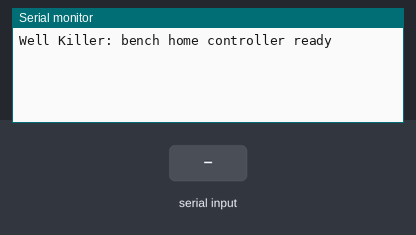
Recording of a sketch running on a simulated Arduino Nano, built with avr-gcc and run on an emulated ATmega328P. On the bench: the last lines printed to the serial monitor. Inputs (shaded band) come from the test bench.

Above: at 1.2 s.
1.3 s: "ACK_RELAY_PULSED\n" received over the second serial link
At 1.7 s:
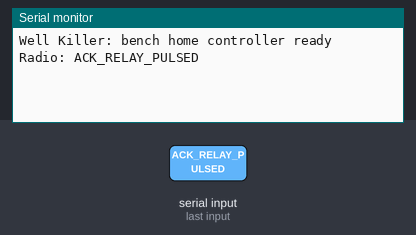
2.8 s: "MURPHY_TRIPPED\n" received over the second serial link
At 4.0 s:
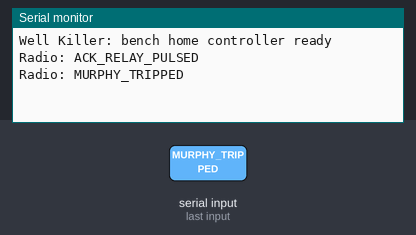
4.3 s: "MURPHY_RESET\n" received over the second serial link
At 5.1 s:
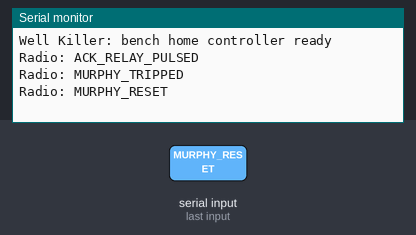
5.8 s: "WELL_STOP\n" received over the second serial link
At 6.3 s:
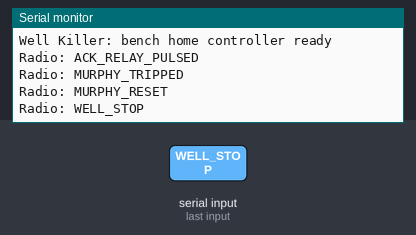
7.3 s: "WELL_STOP\n" received over the second serial link
At 8.3 s:
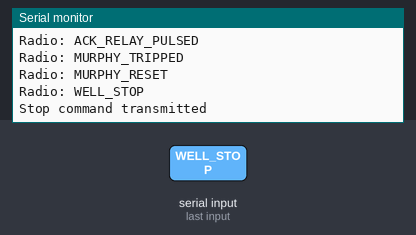
8.8 s: "1\n" received over the second serial link
At 9.8 s:
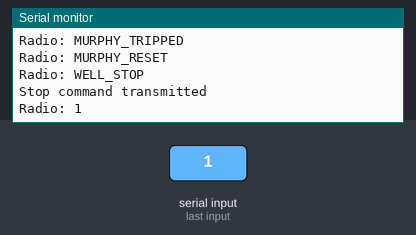

The sketch:

Well_Killer_Home.ino
```cpp
#include <SoftwareSerial.h>

// Well Killer bench prototype. Radio messages are NOT authenticated.
SoftwareSerial nextion(2, 3); // Nano RX=D2, TX=D3
SoftwareSerial lora(10, 11);  // Nano RX=D10, TX=D11
String touchCommand;
String radioLine;
bool waitingForAck = false;
unsigned long sentAt = 0;
const unsigned long ACK_TIMEOUT_MS = 8000;

void endNextion() {
  nextion.write(0xFF);
  nextion.write(0xFF);
  nextion.write(0xFF);
}

void showStatus(const char* label) {
  // Only fixed labels supplied by firmware are sent to the Nextion.
  nextion.print(F("status.txt=\""));
  nextion.print(label);
  nextion.print('"');
  endNextion();
}

void handleRadio(String msg) {
  msg.trim();
  Serial.print(F("Radio: "));
  Serial.println(msg);
  if (msg == "ACK_RELAY_PULSED") {
    waitingForAck = false;
    showStatus("RELAY ACTIVATED"); // Does not confirm engine stopped.
  } else if (msg == "MURPHY_TRIPPED") {
    showStatus("MURPHY INPUT ACTIVE"); // Bench-simulated status.
  } else if (msg == "MURPHY_RESET") {
    showStatus("MURPHY INPUT RESET");
  }
}

void setup() {
  Serial.begin(9600);
  nextion.begin(9600);
  lora.begin(9600);
  nextion.listen();
  Serial.println(F("Well Killer: bench home controller ready"));
}

void loop() {
  // SoftwareSerial can listen to only one UART at a time.
  // Short alternating windows reduce, but do not eliminate, lost messages.
  nextion.listen();
  unsigned long window = millis();
  while (millis() - window < 40) {
    while (nextion.available()) {
      char c = (char)nextion.read();
      if (c >= 32 && c <= 126) {
        if (touchCommand.length() < 40) touchCommand += c;
        else touchCommand = "";
      }
    }
  }

  if (touchCommand.indexOf("WELL_STOP") >= 0) {
    touchCommand = "";
    showStatus("SHUTDOWN SENT");
    lora.listen();
    lora.println(F("WELL_STOP"));
    waitingForAck = true;
    sentAt = millis();
    Serial.println(F("Stop command transmitted"));
  }

  lora.listen();
  window = millis();
  while (millis() - window < 180) {
    while (lora.available()) {
      char c = (char)lora.read();
      if (c == '\n') {
        handleRadio(radioLine);
        radioLine = "";
      } else if (c >= 32 && c <= 126) {
        if (radioLine.length() < 50) radioLine += c;
        else radioLine = "";
      }
    }
  }

  if (waitingForAck && millis() - sentAt >= ACK_TIMEOUT_MS) {
    waitingForAck = false;
    showStatus("NO RESPONSE"); // Outcome unknown: do not assume well is running.
  }
}
```

Measured:
- after the input at 1.3 s, the serial monitor: prints a new line at once (image 1)
- after the input at 2.8 s, the serial monitor: prints a new line at once (image 2)
- after the input at 4.3 s, the serial monitor: prints a new line at once (image 3)
- after the input at 5.8 s, the serial monitor: prints a new line at once (image 4)
- after the input at 7.3 s, the serial monitor: prints a new line after 0.06 s (image 5)
- after the input at 8.8 s, the serial monitor: prints a new line at once (image 6)
